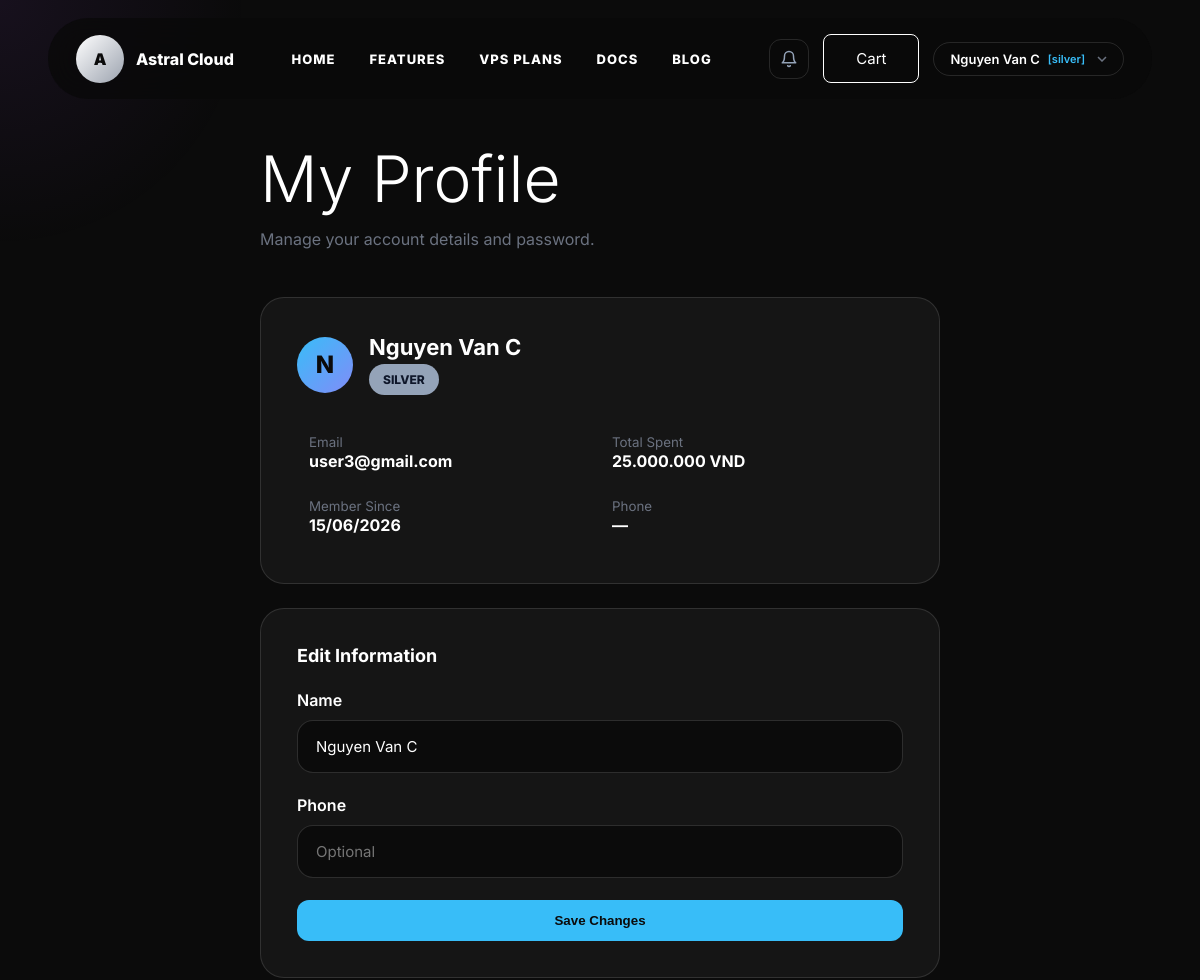
/profile (signed in, upper part), run on an earlier commit of the app's database.
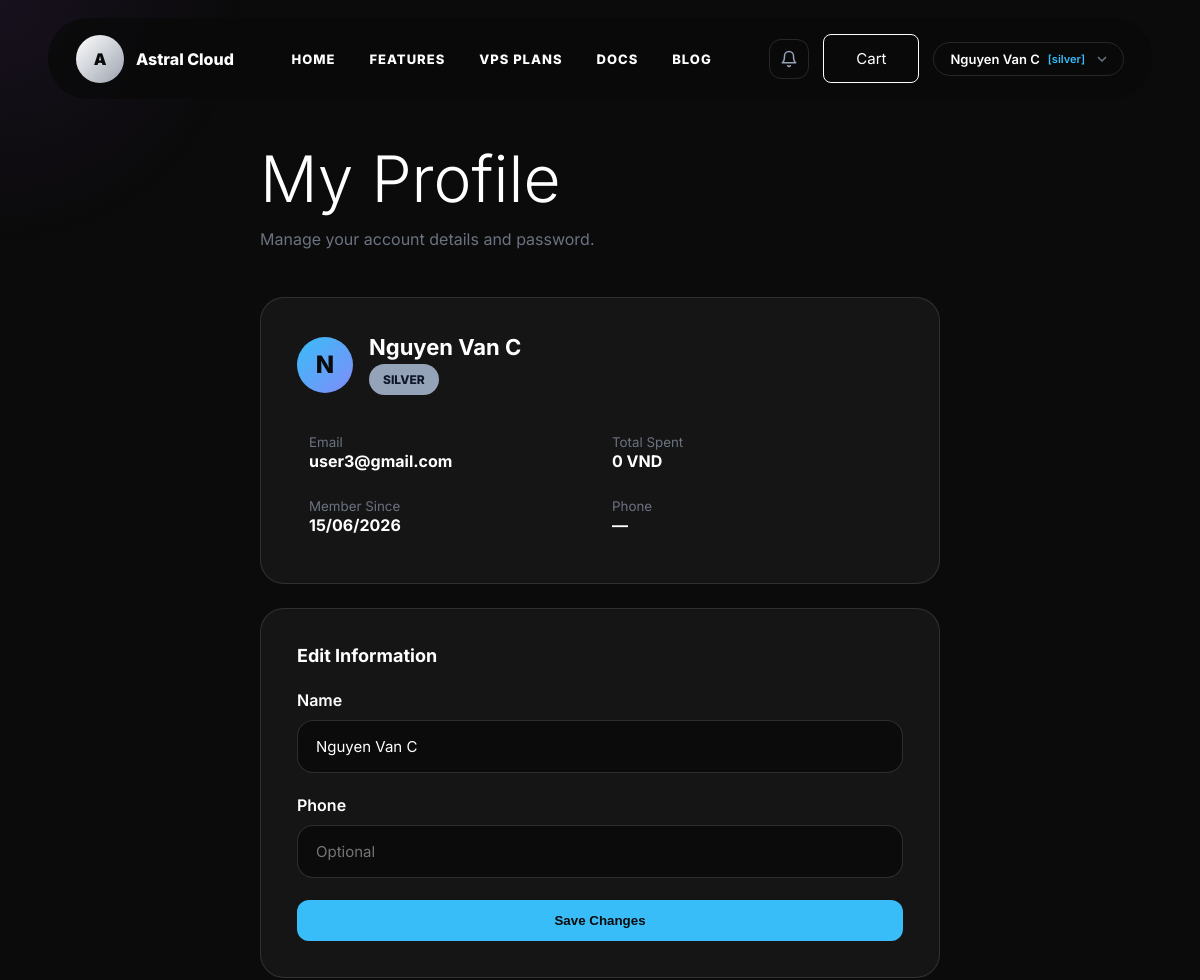
And on a later commit of the database.
### tables this page shows
CREATE TABLE users (
    id            INT UNSIGNED AUTO_INCREMENT PRIMARY KEY,
    name          VARCHAR(100)  NOT NULL,
    email         VARCHAR(150)  NOT NULL UNIQUE,
    password      VARCHAR(255)  NOT NULL,                         
    phone         VARCHAR(20)   DEFAULT NULL,
    avatar        VARCHAR(255)  DEFAULT 'default_avatar.png',
    role          ENUM('user','staff','admin') NOT NULL DEFAULT 'user',
     
    tier          ENUM('silver','gold','diamond') NOT NULL DEFAULT 'silver',
    total_spent   DECIMAL(15,2) NOT NULL DEFAULT 0.00,
    is_locked     TINYINT(1)    NOT NULL DEFAULT 0,               
    locked_reason VARCHAR(255)  DEFAULT NULL,
    is_verified   TINYINT(1)    NOT NULL DEFAULT 1,               
    verification_token VARCHAR(64) DEFAULT NULL,
    mfa_secret          VARCHAR(32)   DEFAULT NULL,
    mfa_enabled         TINYINT(1)    NOT NULL DEFAULT 0,
    created_at    TIMESTAMP     NOT NULL DEFAULT CURRENT_TIMESTAMP,
    updated_at    TIMESTAMP     NOT NULL DEFAULT CURRENT_TIMESTAMP ON UPDATE CURRENT_TIMESTAMP,

    INDEX idx_role (role),
    INDEX idx_tier (tier),
    INDEX idx_is_locked (is_locked)
);

### src/app/Core/Response.php (called while the page is built, shortened)
<?php
class Response
{
    public function render(string $view, array $data = []): void
    {
        extract($data);
        require __DIR__ . '/../../Views/layouts/header.php';
        require __DIR__ . "/../../Views/{$view}.php";
        require __DIR__ . '/../../Views/layouts/footer.php';
    }
}

### src/index.php (called while the page is built, shortened)
<?php
    $_response = new Response();
    function view(string $view, array $data = []): void {
        global $_response;
        $_response->render($view, $data);
    }
    $router = new Router();
    $router->get('/',           \App\Controllers\ProductController::class, 'index');
    $router->get('/plans',      \App\Controllers\ProductController::class, 'plans');
    $router->get('/product',    \App\Controllers\ProductController::class, 'detail');
    $router->get('/blog',       \App\Controllers\ProductController::class, 'blog');
    $router->get('/docs',       \App\Controllers\ProductController::class, 'docs');
    $router->get('/api/health', \App\Controllers\HealthController::class, 'index');
    $router->get('/login',      \App\Controllers\AuthController::class, 'login');
    $router->post('/login',     \App\Controllers\AuthController::class, 'login');
    $router->get('/register',   \App\Controllers\AuthController::class, 'register');
    $router->post('/register',  \App\Controllers\AuthController::class, 'register');
    $router->get('/logout',     \App\Controllers\AuthController::class, 'logout');
    $router->get('/verify',     \App\Controllers\AuthController::class, 'verify');
    $router->get('/verify-otp', \App\Controllers\AuthController::class, 'showOtpForm');
    $router->post('/verify-otp',\App\Controllers\AuthController::class, 'showOtpForm');
    $router->get('/forgot-password',    \App\Controllers\PasswordResetController::class, 'forgot');
    $router->post('/forgot-password',   \App\Controllers\PasswordResetController::class, 'forgot');
    $router->get('/reset-password',     \App\Controllers\PasswordResetController::class, 'reset');
    $router->post('/reset-password',    \App\Controllers\PasswordResetController::class, 'reset');
    $router->get('/mfa-verify',     \App\Controllers\AuthController::class, 'mfaVerify');
    $router->post('/mfa-verify',    \App\Controllers\AuthController::class, 'mfaVerify');
    $router->get('/mfa-setup',      \App\Controllers\ProfileController::class, 'setupMfa');
    $router->post('/mfa-setup',     \App\Controllers\ProfileController::class, 'setupMfa');
    $router->get('/cart',           \App\Controllers\CartController::class, 'index');
    $router->post('/cart/add',      \App\Controllers\CartController::class, 'add');
    $router->post('/cart/remove',   \App\Controllers\CartController::class, 'remove');
    $router->post('/cart/update',   \App\Controllers\CartController::class, 'update');
    $router->get('/cart/count',     \App\Controllers\CartController::class, 'count');
    $router->get('/checkout',       \App\Controllers\CheckoutController::class, 'index');
    $router->post('/checkout/place-order',      \App\Controllers\CheckoutController::class, 'placeOrder');
    $router->get('/checkout/place-order',       \App\Controllers\CheckoutController::class, 'placeOrderGet');
    $router->get('/checkout/success',           \App\Controllers\CheckoutController::class, 'success');
    $router->post('/checkout/validate-voucher', \App\Controllers\CheckoutController::class, 'validateVoucher');
    $router->get('/payment/vnpay-return',   \App\Controllers\PaymentController::class, 'vnpayReturn');
    $router->get('/payment/vnpay-ipn',      \App\Controllers\PaymentController::class, 'vnpayIpn');
    $router->get('/orders',             \App\Controllers\OrderController::class, 'index');
    $router->get('/orders/invoice',     \App\Controllers\OrderController::class, 'invoice');
    $router->post('/orders/cancel',     \App\Controllers\OrderController::class, 'cancel');
    $router->post('/service/stop',      \App\Controllers\ServiceController::class, 'stop');
    $router->post('/service/start',     \App\Controllers\ServiceController::class, 'start');
    $router->post('/service/restart',   \App\Controllers\ServiceController::class, 'restart');
    $router->post('/service/rebuild',   \App\Controllers\ServiceController::class, 'rebuild');
    $router->get('/inbox',              \App\Controllers\InboxController::class, 'index');
    $router->post('/inbox/read',        \App\Controllers\InboxController::class, 'markRead');
    $router->get('/profile',            \App\Controllers\ProfileController::class, 'index');
    $router->post('/profile/update',    \App\Controllers\ProfileController::class, 'update');
    $router->get('/console',            \App\Controllers\ConsoleController::class, 'index');
    $router->get('/admin/orders',           \App\Controllers\AdminOrderController::class, 'index');
    $router->get('/admin/orders/invoice',   \App\Controllers\AdminOrderController::class, 'invoice');
    $router->post('/admin/orders/update',   \App\Controllers\AdminOrderController::class, 'update');
    $router->get('/admin/products',         \App\Controllers\AdminProductController::class, 'index');
    $router->post('/admin/products/store',  \App\Controllers\AdminProductController::class, 'store');
    $router->post('/admin/products/update', \App\Controllers\AdminProductController::class, 'update');
    $router->post('/admin/products/toggle', \App\Controllers\AdminProductController::class, 'toggle');
    $router->get('/admin',                  \App\Controllers\AdminDashboardController::class, 'index');
    $router->get('/admin/dashboard',        \App\Controllers\AdminDashboardController::class, 'index');
    $router->get('/admin/users',            \App\Controllers\AdminUserController::class, 'index');
    $router->post('/admin/users/toggle-lock', \App\Controllers\AdminUserController::class, 'toggleLock');
    $router->get('/admin/vouchers',         \App\Controllers\AdminVoucherController::class, 'index');
    $router->post('/admin/vouchers/store',  \App\Controllers\AdminVoucherController::class, 'store');
    $router->post('/admin/vouchers/toggle', \App\Controllers\AdminVoucherController::class, 'toggle');
    $router->get('/admin/reviews',          \App\Controllers\AdminReviewController::class, 'index');
    $router->post('/admin/reviews/toggle',   \App\Controllers\AdminReviewController::class, 'toggle');
    $router->get('/admin/emails',           \App\Controllers\AdminEmailController::class, 'index');
    $router->post('/admin/emails/send',     \App\Controllers\AdminEmailController::class, 'send');
    $router->get('/admin/audit-logs',      \App\Controllers\AdminAuditLogController::class, 'index');
    $router->post('/review/submit',        \App\Controllers\ReviewController::class, 'submit');
    $router->dispatch();

### src/Controllers/ProfileController.php (called while the page is built, shortened)
<?php
class ProfileController extends Controller {
    public function index(): void {
        $user    = User::getProfile($_SESSION["user_id"]);
        $error   = $_GET["error"] ?? "";
        $success = $_GET["success"] ?? "";
        view("profile/index", [
            "user"    => $user,
            "error"   => $error,
            "success" => $success,
            "title"   => "My Profile | Astral Cloud",
        ]);
    }
}

### src/Models/User.php (called while the page is built, shortened)
<?php
class User {
    public static function getProfile(int $id): ?array {
        $pdo = Database::getConnection();
        $stmt = $pdo->prepare("SELECT id, name, email, password, phone, role, tier, total_spent, mfa_secret, mfa_enabled, created_at FROM users WHERE id = :id LIMIT 1");
        $stmt->execute(['id' => $id]);
        return $stmt->fetch() ?: null;
    }
}

### src/Views/profile/index.php (the view, shortened to what the changed rows need)
<section class="page-section" style="padding-top:140px;display:flex;align-items:flex-start;justify-content:center;">
<div style="width:100%;max-width:680px;">
    <h1 style="font-size:clamp(42px,6vw,64px);font-weight:300;margin-bottom:12px;">My Profile</h1>
    <p style="color:#6b7280;margin-bottom:48px;">Manage your account details and password.</p>
    <div class="glass-card mb-4">
        <div class="d-flex align-items-center gap-3 mb-4">
            <div style="width:56px;height:56px;border-radius:50%;background:linear-gradient(135deg,#38bdf8,#818cf8);display:flex;align-items:center;justify-content:center;font-size:24px;font-weight:800;color:#0b0b0b;">
                <?= strtoupper(substr($user['name'], 0, 1)) ?>
            </div>
            <div>
                <h2 style="font-size:22px;font-weight:700;"><?= htmlspecialchars($user['name']) ?></h2>
                <div class="d-flex gap-2" style="margin-top:4px;">
                    <span class="badge tier-<?= $user['tier'] ?>"><?= strtoupper($user['tier']) ?></span>
                </div>
            </div>
        </div>
        <div class="row">
            <div class="col-md-6">
                <small class="text-muted">Email</small>
                <p class="fw-bold"><?= htmlspecialchars($user['email']) ?></p>
            </div>
            <div class="col-md-6">
                <small class="text-muted">Total Spent</small>
                <p class="fw-bold"><?= number_format($user['total_spent'], 0, ',', '.') ?> VND</p>
            </div>
            <div class="col-md-6">
                <small class="text-muted">Member Since</small>
                <p class="fw-bold"><?= date('d/m/Y', strtotime($user['created_at'])) ?></p>
            </div>
            <div class="col-md-6">
                <small class="text-muted">Phone</small>
                <p class="fw-bold"><?= htmlspecialchars($user['phone'] ?: '—') ?></p>
            </div>
        </div>
    </div>
    <div class="glass-card mb-4">
        <h3 style="font-size:18px;font-weight:700;margin-bottom:24px;">Edit Information</h3>
        <form action="/profile/update" method="POST">
            <div class="form-group">
                <label>Name</label>
                <input type="text" name="name" value="<?= htmlspecialchars($user['name']) ?>" required>
            </div>
            <div class="form-group">
                <label>Phone</label>
                <input type="text" name="phone" value="<?= htmlspecialchars($user['phone'] ?? '') ?>" placeholder="Optional">
            </div>
            <button type="submit" class="btn-primary w-100" style="border-radius:12px;">Save Changes</button>
        </form>
    </div>
</div>
</section>

What changed in the data, as far as the page shows it:
changed users "Nguyen Van C": total_spent "25.000.000" → "0"
